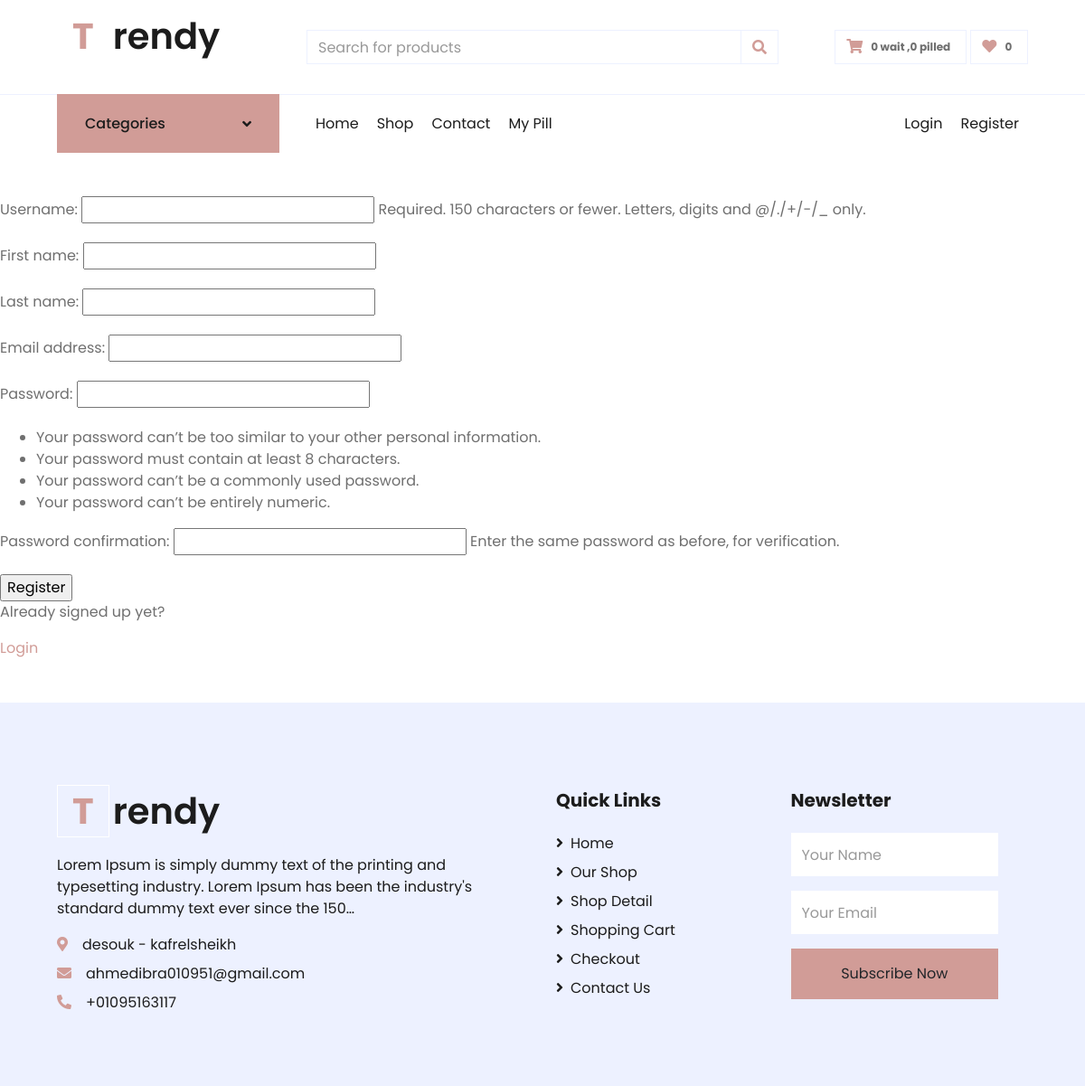
Page /accounts/register/ on the committed database.
### about/models.py (models this page shows, shortened)
class About(models.Model):
    name = models.CharField(max_length=100, null=True, blank = True)
    logo = models.ImageField(upload_to='Logo/', height_field=None, width_field=None, max_length=None, null=True, blank = True)
    description = models.TextField(max_length=1000, null=True, blank = True)
    phone = models.CharField(max_length=20, null=True, blank = True)
    mail = models.EmailField(max_length=254, null=True, blank = True)
    address = models.CharField(max_length=200, null=True, blank = True)
    class Meta:
        verbose_name_plural = 'Shop information'

### accounts/views.py (the view, shortened to what this page needs)
# urls.py: path('register/', views.registerUser, name="register"),
def registerUser(request):
    form = MyUserCreationForm()
    return render(request, 'accounts/login-register.html', {'form': form})

### accounts/forms.py
class MyUserCreationForm(UserCreationForm):
    class Meta:
        model = User
        fields = ['username', 'first_name','last_name','email', 'password1', 'password2']

### about/footer_context_processor.py (called while the page is built)
def shopinfo(request):
    shop_info = About.objects.last()
    context = {
        "shop_info" : shop_info,
    }
    return (context)

### products/nav_context_processor.py (called while the page is built)
def navinfo(request):
    categories = Category.objects.all()
    user_waiting_cart_items=0
    user_pilled_cart_items=0
    user_loved_items =0
    if request.user.username != '':
        user_waiting_cart_items=request.user.cartitem_set.filter(user=request.user,status = 'waiting').count()
        user_pilled_cart_items=request.user.cartitem_set.filter(user=request.user,status = 'pilled').count()
        user_loved_items=request.user.love_set.all().count()
    context = {
        'categories' : categories,
        'user_waiting_cart_items' : user_waiting_cart_items,
        'user_pilled_cart_items' : user_pilled_cart_items,
        'user_loved_items' : user_loved_items,
    }
    return (context)

### accounts/templates/accounts/login-register.html (shortened to what this page needs)
{% extends 'base.html' %}
{% load static %}
{% block content %}
{% if page == 'login' %}
<div>
    <form method="POST" action="">
        {% csrf_token %}
        <label>Username:</label>
        <input type="text" name="username" placeholder="Enter Username" />
        <label>Password:</label>
        <input type="password" name="password" placeholder="Enter Password" />
        <input type="submit" value="Login" />
    </form>
        <br>
        <p><strong>-- OR --</strong></p>
        <a href="{% url 'social:begin' 'github' %}">Login with GitHub</a><br>
        <a href="{% url "social:begin" "google-oauth2" %}">Login with Google</a><br>
        <a href="{% url 'social:begin' 'twitter' %}">Login with Twitter</a>
        <br>
    <div><a href="{% url 'reset_password' %}" class="link-primary a-underline-change">reset password ?</a></div>
    <p>havent signed up yet?</p>
    <a href="{% url 'accounts:register' %}">Sign up</a>
</div>
{% else %}
<div>
    <form method="POST" action="">
        {{form.as_p}}
        <input type="submit" value="Register" />
    </form>
    <p>Already signed up yet?</p>
    <a href="{% url 'accounts:login' %}">Login</a>
</div>
{% endif %}
{% endblock content %}

### templates/nav.html (shortened to what this page needs)
{% load static %}
    <div class="container-fluid">
        <div class="row align-items-center py-3 px-xl-5">
            <div class="col-lg-3 d-none d-lg-block">
                <a href="" class="text-decoration-none">
                    <h1 class="mb-4 display-5 font-weight-semi-bold"><span class="text-primary font-weight-bold border border-white px-3 mr-1">{{shop_info.name|slice:':1'|upper}}</span>{{shop_info.name|slice:'1:6'}}</h1>
                </a>
            </div>
            {% if "cart" not in request.path %}
            <div class="col-lg-6 col-6 text-left">
                <form action="">
                    <div class="input-group">
                        <input type="text" class="form-control" name="search" placeholder="Search for products">
                        <div class="input-group-append">
                            <button type="submit"
                                <span class="input-group-text bg-transparent text-primary">
                                    <i class="fa fa-search"></i>
                            </button>
                        </div>
                    </div>
                </form>
            </div>
            {% endif %}
            <div class="col-lg-3 {% if "cart" not in request.path %}col-6{% endif %} text-right">
                {% if "cart" not in request.path %}
                <a href="{% url 'products:cart' %}" class="btn border">
                    <i class="fas fa-shopping-cart text-primary"></i>
                    <span class="badge">{{user_waiting_cart_items}} wait ,{{user_pilled_cart_items}} pilled</span>
                </a>
                {% endif %}
                <a href="" class="btn border">
                    <i class="fas fa-heart text-primary"></i>
                    <span class="badge">{{user_loved_items}}</span>
                </a>
            </div>
        </div>
    </div>
    <div class="container-fluid mb-5">
        <div class="row border-top px-xl-5">
            <div class="col-lg-3 d-none d-lg-block">
                <a class="btn shadow-none d-flex align-items-center justify-content-between bg-primary text-white w-100" data-toggle="collapse" href="#navbar-vertical" style="height: 65px; margin-top: -1px; padding: 0 30px;">
                    <h6 class="m-0">Categories</h6>
                    <i class="fa fa-angle-down text-dark"></i>
                </a>
            </div>
            <div class="col-lg-9">
                <nav class="navbar navbar-expand-lg bg-light navbar-light py-3 py-lg-0 px-0">
                    <div class="collapse navbar-collapse justify-content-between" id="navbarCollapse">
                        <div class="navbar-nav mr-auto py-0">
                            <a href="/" class="nav-item nav-link {% if request.path == "/" %} active {% endif %}"> Home </a>
                            <a href="{% url 'products:shop' %}" class="nav-item nav-link{% if "shop" in request.path %} active {% endif %}" >Shop</a>
                            <a href="contact.html" class="nav-item nav-link{% if "contact" in request.path %} active {% endif %}" >Contact</a>
                            <a href="{% url 'products:mypill' %}" class="nav-item nav-link{% if "mypill" in request.path %} active {% endif %}" >My Pill</a>
                        </div>
                        <div class="navbar-nav ml-auto py-0">
                            {% if request.user.is_authenticated %}
                            <a href="{% url 'accounts:logout' %}" class="nav-item nav-link">logout</a>
                            <a href="{% url 'accounts:update-user' %}" class="nav-item nav-link">your account</a>
                            {% else %}
                            <a href="{% url 'accounts:login' %}" class="nav-item nav-link">Login</a>
                            <a href="{% url 'accounts:register' %}" class="nav-item nav-link">Register</a>
                            {% endif %}
                        </div>
                    </div>
                </nav>
            </div>
        </div>
    </div>

### templates/footer.html
{% load static %}
    <div class="container-fluid bg-secondary text-dark mt-5 pt-5">
        <div class="row px-xl-5 pt-5">
            <div class="col-lg-6 col-md-12 mb-5 pr-3 pr-xl-5">
                <a href="" class="text-decoration-none">
                    <h1 class="mb-4 display-5 font-weight-semi-bold"><span class="text-primary font-weight-bold border border-white px-3 mr-1">{{shop_info.name|slice:':1'|upper}}</span>{{shop_info.name|slice:'1:6'}}</h1>
                </a>
                <p>{{shop_info.description|truncatechars:150}}</p>
                <p class="mb-2"><i class="fa fa-map-marker-alt text-primary mr-3"></i>{{shop_info.address}}</p>
                <p class="mb-2"><i class="fa fa-envelope text-primary mr-3"></i>{{shop_info.mail}}</p>
                <p class="mb-0"><i class="fa fa-phone-alt text-primary mr-3"></i>+{{shop_info.phone}}</p>
            </div>
            <div class="col-lg-6 col-md-12 mb-5 pr-3 pr-xl-5">
                <div class="row">
                    <div class="col-md-6 mb-5">
                        <h5 class="font-weight-bold text-dark mb-4">Quick Links</h5>
                        <div class="d-flex flex-column justify-content-start">
                            <a class="text-dark mb-2" href="index.html"><i class="fa fa-angle-right mr-2"></i>Home</a>
                            <a class="text-dark mb-2" href="shop.html"><i class="fa fa-angle-right mr-2"></i>Our Shop</a>
                            <a class="text-dark mb-2" href="detail.html"><i class="fa fa-angle-right mr-2"></i>Shop Detail</a>
                            <a class="text-dark mb-2" href="cart.html"><i class="fa fa-angle-right mr-2"></i>Shopping Cart</a>
                            <a class="text-dark mb-2" href="checkout.html"><i class="fa fa-angle-right mr-2"></i>Checkout</a>
                            <a class="text-dark" href="contact.html"><i class="fa fa-angle-right mr-2"></i>Contact Us</a>
                        </div>
                    </div>
                    <div class="col-md-6 mb-5">
                        <h5 class="font-weight-bold text-dark mb-4">Newsletter</h5>
                        <form action="">
                            <div class="form-group">
                                <input type="text" class="form-control border-0 py-4" placeholder="Your Name" required="required" />
                            </div>
                            <div class="form-group">
                                <input type="email" class="form-control border-0 py-4" placeholder="Your Email"
                                    required="required" />
                            </div>
                            <div>
                                <button class="btn btn-primary btn-block border-0 py-3" type="submit">Subscribe Now</button>
                            </div>
                        </form>
                    </div>
                </div>
            </div>
        </div>

### rows in the picture
About: name "T", name "rendy", description "Lorem Ipsum is simply dummy text of the printing and typesetting industry. Lorem Ipsum has been the industry's standard dummy text ever since the 150…", address "desouk - kafrelsheikh", mail "ahmedibra010951@gmail.com", phone "01095163117"

### other values in the picture
{{ user_waiting_cart_items }} "0"
{{ user_pilled_cart_items }} "0"
{{ user_loved_items }} "0"
